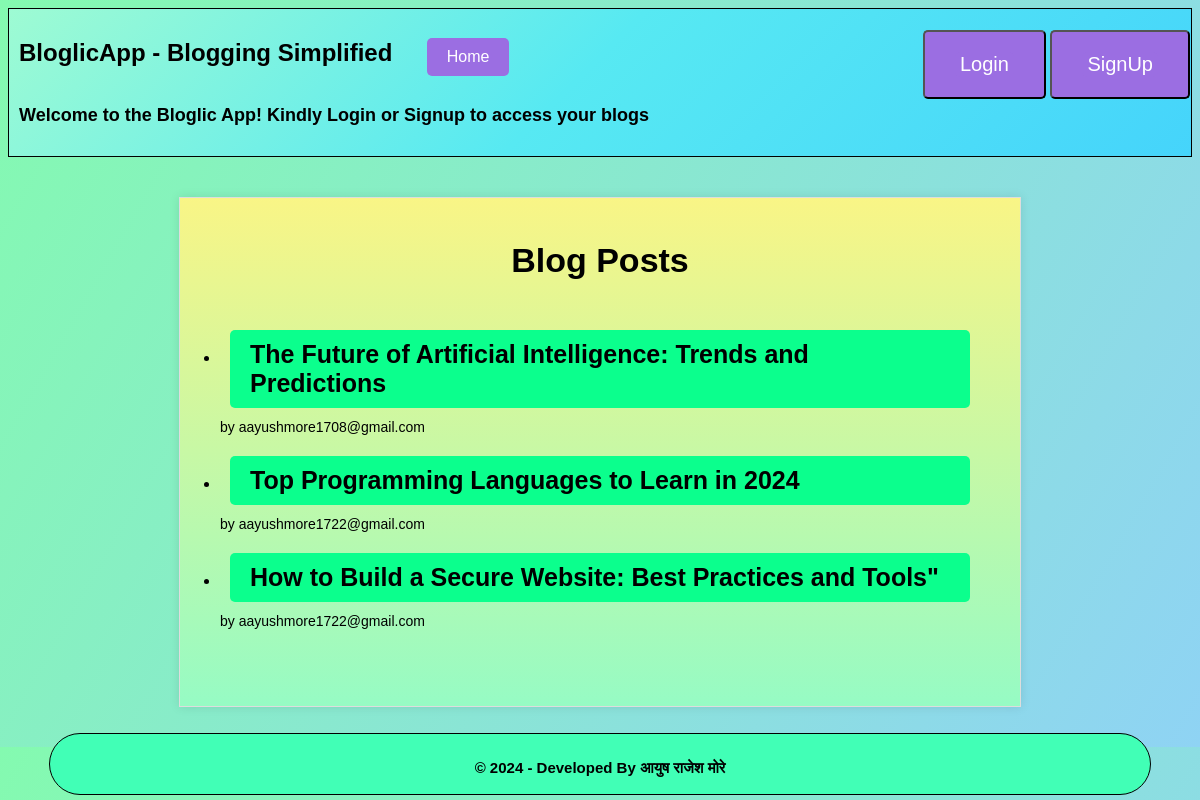
The page / on the database its author committed.
### BloglicApp/models.py (models this page shows, shortened)
class Post(models.Model):
    title = models.CharField(max_length=255)
    content = models.TextField()
    author = models.ForeignKey(User, on_delete=models.CASCADE)
    created_at = models.DateTimeField(auto_now_add=True)
    updated_at = models.DateTimeField(auto_now=True)
    likes = models.ManyToManyField(User, related_name='post_likes')
    CHOICES = (
        ('Draft', 'Draft'),
        ('Published', 'Published')
        )
    status = models.CharField(max_length=10, choices=CHOICES)

### BloglicApp/views.py (the view)
# urls.py: 2. Add a URL to urlpatterns:  path('', views.home, name='home')
def home(request):
    posts = Post.objects.all()
    return render(request, 'home.html', {'posts': posts})

### BloglicApp/templates/home.html (shortened to what this page needs)
{% extends 'base.html' %}
{% block content %}
    <div class="content">
        <div class="containerPost">
            <h1 class="title">Blog Posts</h1>
            {% if posts %}
            <ul class="post-list">
                {% for post in posts %}
                <li class="post">
                    <a href="{% url 'post_detail' post.pk %}" class="post-link">{{ post.title }}</a>
                    <span class="author">by {{ post.author }}</span>
                </li>
                {% endfor %}
            </ul>
            {% else %}
            <p class="no-posts">No posts available.</p>
            {% endif %}
        </div>
    </div>
{% endblock %}

### BloglicApp/templates/base.html (shortened to what this page needs)
{% load static %}
<!DOCTYPE html>
<html>
<head>
    <link rel="stylesheet" href="{% static 'css/style.css' %}">
    <link rel="stylesheet" href="https://cdnjs.cloudflare.com/ajax/libs/font-awesome/5.15.3/css/all.min.css" />
</head>
<body>
    <header>
        <nav>
            <ul>
                <li>
                    <h2><b>BloglicApp</b> - Blogging Simplified</h2>
                </li>
                <li><a href="{% url 'home' %}">Home</a></li>
                {% if request.user.is_authenticated %}
                <li class="righttop"><a href="{% url 'logout' %}">Logout</a></li>
                {% else %}
                <li><h3 class="message" >Welcome to the Bloglic App! Kindly Login or Signup to access your blogs</h3></li>
                <li><div class="righttop" style="text-align: center;">
                    <button class="button"><a class="trButtons" href="{% url 'login' %}">Login</a></button>
                    <button class="button"><a class="trButtons" href="{% url 'register' %}">SignUp</a></button>
                </div><li>
                {% endif %}
            </ul>
        </nav>
    </header>
    <main>
        {% block content %}{% endblock %}
    </main>
    <footer>
        <p>&copy; 2024 - Developed By आयुष राजेश मोरे</p>
    </footer>
</body>
</html>

### BloglicApp/static/css/style.css (style rules this page uses)
body { font-family: Arial, sans-serif; background-image: linear-gradient(120deg, #84fab0 0%, #8fd3f4 100%); }
nav { background-image: linear-gradient(-225deg, #9EFBD3 0%, #57E9F2 48%, #45D4FB 100%); border: 1px solid black; }
.containerPost { max-width: 800px; margin: 40px auto; padding: 20px; background-image: linear-gradient(to top, #96fbc4 0%, #f9f586 100%); border: 1px solid #ddd; box-shadow: 0 0 10px rgba(0, 0, 0, 0.1); }
.button { background-color: #9b6ee2; color: white; padding: 10px 20px; border-radius: 5px; cursor: pointer; font-size: 20px; }
a,.add-comment-form-button,#add-comment-button { background-color: #9b6ee2; color: white; padding: 10px 20px; text-decoration: none; margin:10px; border-radius: 5px; cursor: pointer; }
.trButtons { background-color: #9b6ee2; color: white; padding: 1px 5px; text-decoration: none; border-radius: 5px; cursor: pointer; }
.righttop { position: absolute; top: 30px; right: 10px; }
.button, a { display: inline-block; vertical-align: middle; }
.message { font-size: 18px; margin-bottom: 20px; }
footer { position: fixed; bottom: 0; height: 40px; margin-bottom: 5px; width: 90%; left: 50%; transform: translateX(-50%); display: flex; justify-content: center; text-align: center; font-size: 15px; font-weight: bold; background-color: #41ffb6; padding: 10px; border-radius: 50px; border: 1px solid black; }
nav { background-color: #e4ee5f; padding: 10px; }
nav ul { list-style: none; margin: 0; padding: 0; display: inline-block; }
nav li { display: inline-block; margin-right: 20px; }
nav a { color: white; text-decoration: none; }
.post-list { display: block; padding: 20px; }
.post { margin-bottom: 20px; }
.post-link { display: block; font-size: 25px; font-weight: bold; color: black; background-color: #0bff8d; transition: font-weight 0.2s; }
.author { font-size: 14px; color: #000000; margin-top: 10px; margin-bottom: 20px; }
.containerPost h1 { text-align: center; font-size: 34px; font-weight: bold; margin-bottom: 20px; }

### rows shown on the page
Post: title "The Future of Artificial Intelligence: Trends and Predictions", author "aayushmore1708@gmail.com"
Post: title "Top Programming Languages to Learn in 2024", author "aayushmore1722@gmail.com"
Post: title "How to Build a Secure Website: Best Practices and Tools\"", author "aayushmore1722@gmail.com"
